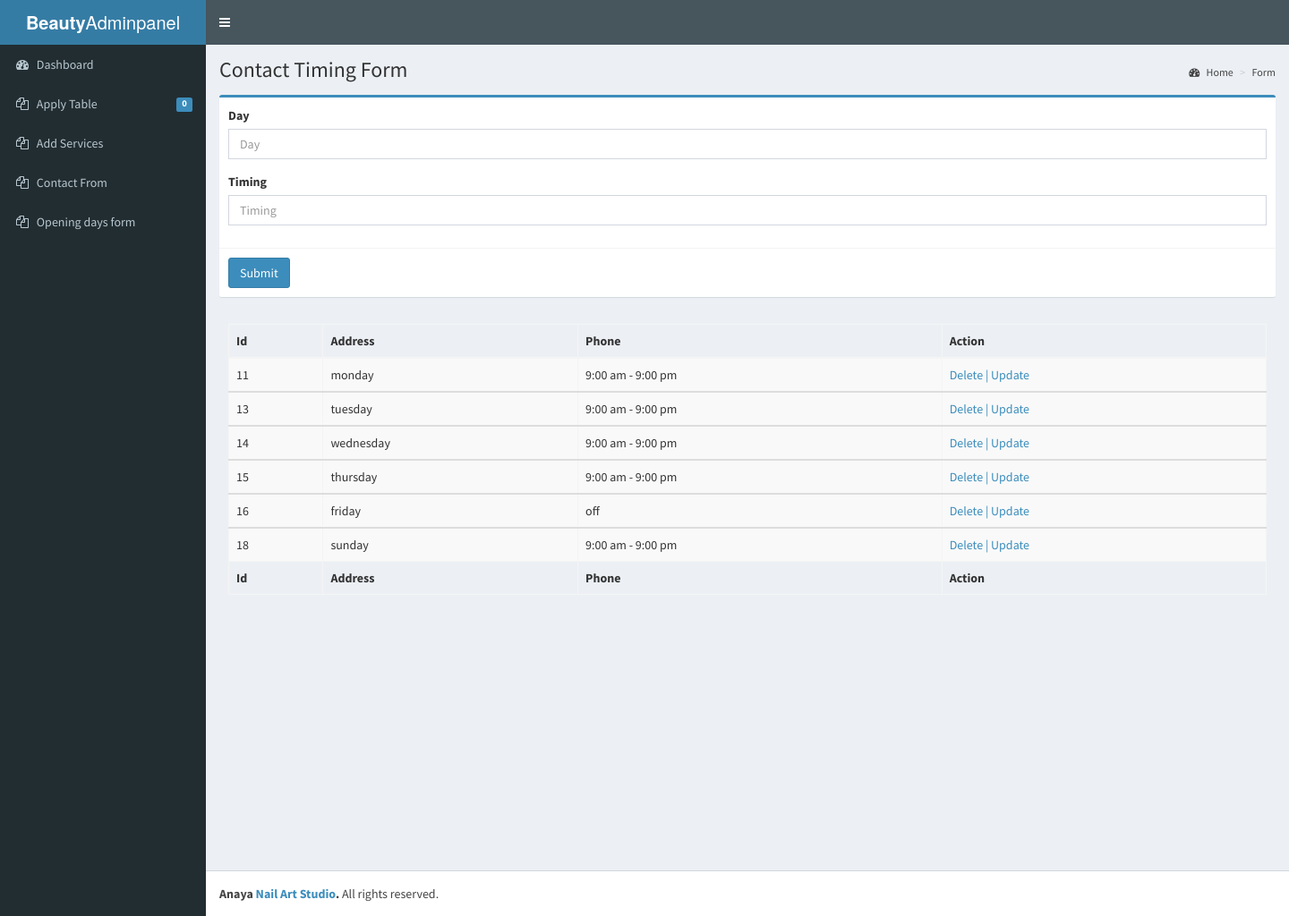
Screenshot of /beauty_admin_panel/contact_timing.php with the database file from the repository.
### tables this page shows
CREATE TABLE `contact_timing` (
  `id` int(11) NOT NULL,
  `day` varchar(255) NOT NULL,
  `timing` varchar(255) NOT NULL,
  `view_status` varchar(255) NOT NULL DEFAULT 'not view'
);

### beauty_admin_panel/contact_timing.php (the view, shortened to what this page needs)
<!DOCTYPE html>
<html>
  <head>
    <link rel="stylesheet" href="bootstrap/css/bootstrap.min.css">
    <link rel="stylesheet" href="https://maxcdn.bootstrapcdn.com/font-awesome/4.4.0/css/font-awesome.min.css">
    <link rel="stylesheet" href="https://code.ionicframework.com/ionicons/2.0.1/css/ionicons.min.css">
    <link rel="stylesheet" href="dist/css/AdminLTE.min.css">
    <link rel="stylesheet" href="dist/css/skins/_all-skins.min.css">
  </head>
  <body class="hold-transition skin-blue sidebar-mini">
    <div class="wrapper">
     <?php
     include "extra/topbar.php";
     include "extra/aside.php";
     ?>
      <div class="content-wrapper">
        <section class="content-header">
          <h1>
            Contact Timing Form
          </h1>
          <ol class="breadcrumb">
            <li><a href="dashboard.php"><i class="fa fa-dashboard"></i> Home</a></li>
            <li><a href="contact_timing.php">Form</a></li>
          </ol>
        </section>
        <section class="content">
          <div class="row">
            <div class="col-md-12">
              <div class="box box-primary">
                <form role="form" action="" method="POST" enctype= "multipart/form-data">
                  <div class="box-body">
                    <div class="form-group">
                      <label for="exampleInputPassword1">Day</label>
                      <input type="text" class="form-control" id="exampleInputPassword1" name="input_day" placeholder="Day">
                    </div>
                    <div class="form-group">
                      <label for="exampleInputPassword1">Timing</label>
                      <input type="text" class="form-control" id="exampleInputPassword1" name="input_timing" placeholder="Timing">
                    </div>
                  </div>
                  <div class="box-footer">
                    <button type="submit" name="submit" class="btn btn-primary">Submit</button>
                  </div>
                </form>
              </div>
              <div class="box-body">
                  <table id="example1" class="table table-bordered table-striped">
                    <thead>
                      <tr>
                       <th>Id</th>
                        <th>Address</th>
                        <th>Phone</th>
                        <th>Action</th>
                      </tr>
                    </thead>
                    <?php
                        $result=mysqli_query($connect,"SELECT * FROM contact_timing");
                      while($row=mysqli_fetch_Array($result)){
                    ?>
                    <tbody>
                      <tr>
                      <td><?php echo $row["id"]; ?></td>
                        <td><?php echo $row["day"]; ?></td>
                        <td><?php echo $row["timing"]; ?></td>
                        <td><a href="delete.php?abc=<?php echo $row["id"]; ?>">Delete | </a> <a href="update_timing.php?id=<?php echo $row["id"]; ?>">Update</a></td>
                      </tr>
                      <?php } ?>
                    </tbody>
                    <tfoot>
                      <tr>
                      <th>Id</th>
                        <th>Address</th>
                        <th>Phone</th>
                        <th>Action</th>
                      </tr>
                    </tfoot>
                  </table>
                </div>
          </div>
        </section>
      </div>
      <?php
    include "extra/footer.php";
  ?>
  </body>
</html>

### rows the page displays
contact_timing: id "11", day "monday", timing "9:00 am - 9:00 pm"
contact_timing: id "13", day "tuesday", timing "9:00 am - 9:00 pm"
contact_timing: id "14", day "wednesday", timing "9:00 am - 9:00 pm"
contact_timing: id "15", day "thursday", timing "9:00 am - 9:00 pm"
contact_timing: id "16", day "friday", timing "off"
contact_timing: id "18", day "sunday", timing "9:00 am - 9:00 pm"

### other values shown
$row['idd'] "0"
